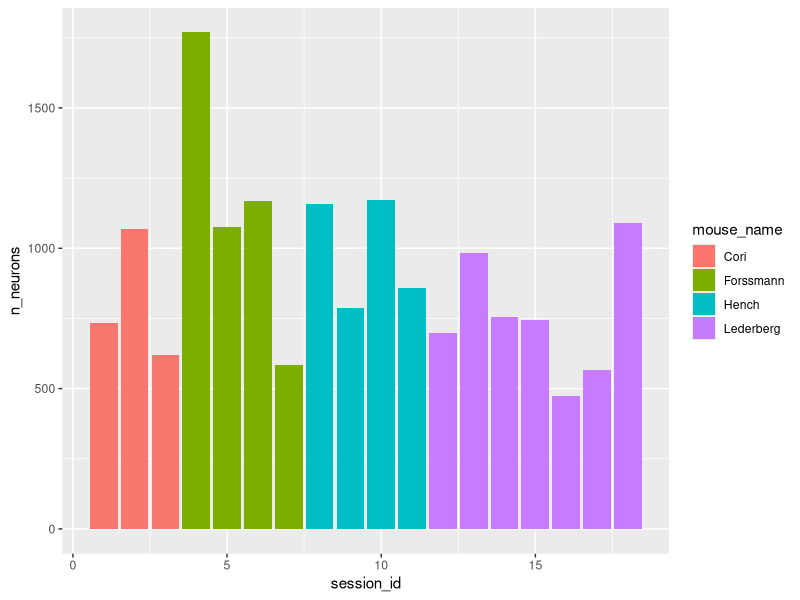
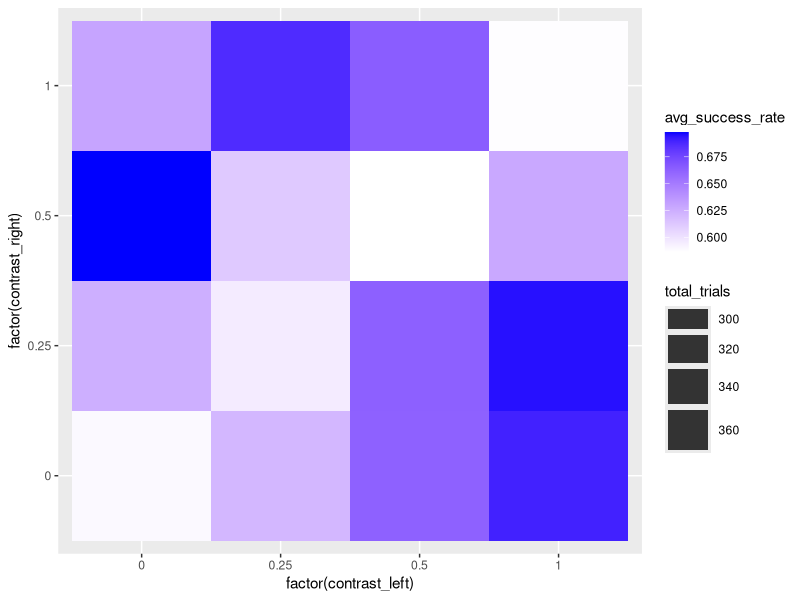
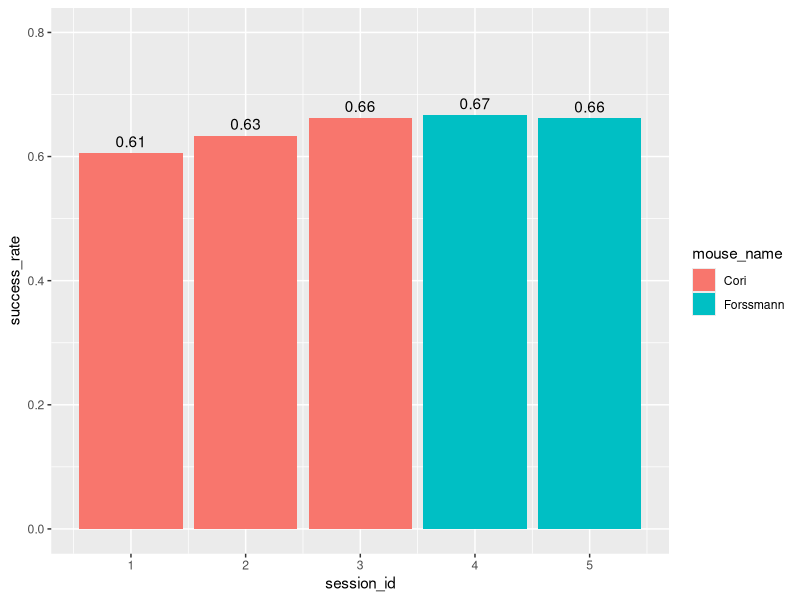
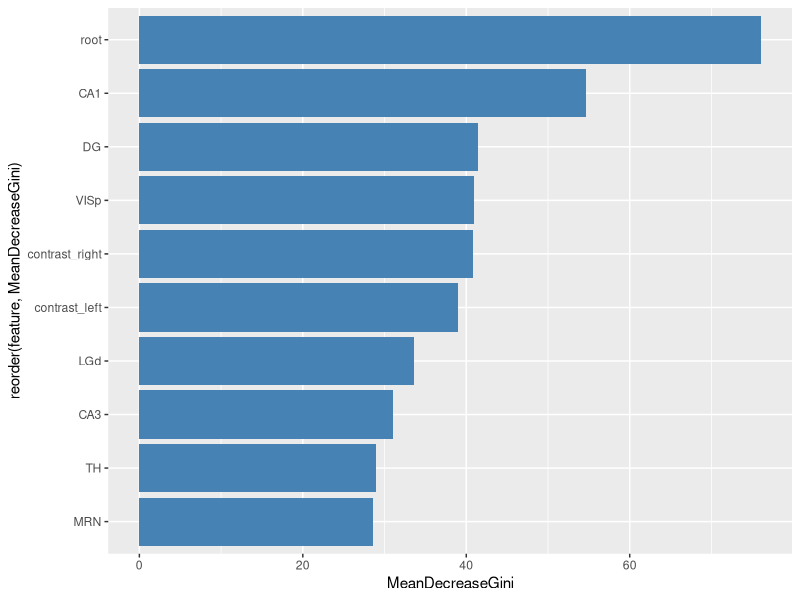

Source code (R) for these figures, in order:
## ---- chunk 1
knitr::opts_chunk$set(echo = TRUE, warning = FALSE, message = FALSE)
library(tidyverse)
library(ggplot2)
library(dplyr)
library(knitr)
library(kableExtra)
library(randomForest)
## ---- chunk 2
# Display session summary as formatted table
session_summary <- data.frame(
  session_id = 1:18,
  mouse_name = c("Cori", "Cori", "Cori", "Forssmann", "Forssmann", "Forssmann", "Forssmann", 
                "Hench", "Hench", "Hench", "Hench", "Lederberg", "Lederberg", "Lederberg", 
                "Lederberg", "Lederberg", "Lederberg", "Lederberg"),
  date_exp = c("2016-12-14", "2016-12-17", "2016-12-18", "2017-11-01", "2017-11-02", 
              "2017-11-04", "2017-11-05", "2017-06-15", "2017-06-16", "2017-06-17", 
              "2017-06-18", "2017-12-05", "2017-12-06", "2017-12-07", "2017-12-08", 
              "2017-12-09", "2017-12-10", "2017-12-11"),
  n_neurons = c(734, 1070, 619, 1769, 1077, 1169, 584, 1157, 788, 1172, 857, 698, 983, 
               756, 743, 474, 565, 1090),
  n_trials = c(114, 251, 228, 249, 254, 290, 252, 250, 372, 447, 342, 340, 300, 268, 
              404, 280, 224, 216),
  unique_brain_areas = c(8, 5, 11, 11, 10, 5, 8, 15, 12, 13, 6, 12, 15, 10, 8, 6, 6, 10)
)

kable(session_summary, caption = "Summary of Session Characteristics") %>%
  kable_styling(bootstrap_options = c("striped", "hover", "condensed"), 
                full_width = FALSE) %>%
  column_spec(1, bold = TRUE)
## ---- chunk 3
ggplot(session_summary, aes(x = session_id, y = n_neurons, fill = mouse_name)) +
  geom_bar(stat = "identity")
## ---- chunk 4
# Create sample data for contrast conditions
contrast_values <- c(0, 0.25, 0.5, 1)
trial_conditions_sample <- expand.grid(
  contrast_left = contrast_values,
  contrast_right = contrast_values,
  session_id = 1:18
) %>%
  group_by(contrast_left, contrast_right, session_id) %>%
  mutate(
    total_trials = sample(5:30, 1),
    success_count = rbinom(1, total_trials, 0.6 + 0.1 * abs(contrast_left - contrast_right)),
    failure_count = total_trials - success_count,
    success_rate = success_count / total_trials
  )

# Calculate average success rate by contrast combination
contrast_summary <- trial_conditions_sample %>%
  group_by(contrast_left, contrast_right) %>%
  summarize(
    avg_success_rate = mean(success_rate),
    total_trials = sum(total_trials),
    .groups = 'drop'
  )

# Create heatmap of success rates by contrast combination
ggplot(contrast_summary, aes(x = factor(contrast_left), y = factor(contrast_right), 
                            fill = avg_success_rate, size = total_trials)) +
  geom_tile() +
  scale_fill_gradient(low = "white", high = "blue")
## ---- chunk 5
# Create sample data for trial analysis
sample_trials <- data.frame(
  trial_id = c(98, 31, 64, 19, 113),
  contrast_left = c(0.25, 0.5, 0.25, 0.5, 0.25),
  contrast_right = c(1, 0, 1, 0.25, 1),
  feedback = c(1, 1, -1, 1, -1),
  n_neurons = rep(734, 5),
  n_time_bins = rep(40, 5),
  total_spikes = c(1036, 1252, 1131, 1410, 1319),
  avg_firing_rate = c(0.0352861, 0.04264305, 0.0385218, 0.04802452, 0.04492507)
)

kable(sample_trials, caption = "Neural Activity in Sample Trials from Session 1") %>%
  kable_styling(bootstrap_options = c("striped", "hover", "condensed"), 
                full_width = FALSE) %>%
  column_spec(1, bold = TRUE)
## ---- chunk 6
# Create dataframe for session success rates
session_rates <- data.frame(
  session_id = 1:5,
  mouse_name = c("Cori", "Cori", "Cori", "Forssmann", "Forssmann"),
  success_rate = c(0.6052632, 0.6334661, 0.6622807, 0.6666667, 0.6614173)
)

# Plot success rates
ggplot(session_rates, aes(x = session_id, y = success_rate, fill = mouse_name)) +
  geom_bar(stat = "identity") +
  geom_text(aes(label = sprintf("%.2f", success_rate)), vjust = -0.5) +
  ylim(0, 0.8)
## ---- chunk 7
# Create dataframe for mouse comparisons
mouse_comparison <- data.frame(
  mouse_name = c("Cori", "Forssmann", "Hench", "Lederberg"),
  n_sessions = c(3, 4, 4, 7),
  avg_neurons = c(807.67, 1149.75, 993.50, 758.43),
  avg_brain_areas = c(8.00, 8.50, 11.50, 9.57)
)

kable(mouse_comparison, caption = "Comparison of Neural Recording Characteristics Across Mice") %>%
  kable_styling(bootstrap_options = c("striped", "hover", "condensed"), 
                full_width = FALSE) %>%
  column_spec(1, bold = TRUE)
## ---- chunk 8
# Create dataframe for feature extraction results
feature_results <- data.frame(
  session_id = c(1, 5, 10, 15),
  n_trials = c(114, 254, 447, 404),
  n_features = rep(188, 4),
  success_rate = c(0.6052632, 0.6614173, 0.6196868, 0.7648515)
)

kable(feature_results, caption = "Feature Extraction Results for Sample Sessions") %>%
  kable_styling(bootstrap_options = c("striped", "hover", "condensed"), 
                full_width = FALSE) %>%
  column_spec(1, bold = TRUE)
## ---- chunk 9
# Create confusion matrix
conf_matrix <- matrix(c(48, 31, 246, 690), nrow = 2, 
                     dimnames = list(c("-1", "1"), c("-1", "1")))

# Calculate accuracy
accuracy <- (48 + 690) / sum(conf_matrix)

# Display confusion matrix
kable(conf_matrix, caption = "Confusion Matrix on Validation Set") %>%
  kable_styling(bootstrap_options = c("striped", "hover", "condensed"), 
                full_width = FALSE) %>%
  add_header_above(c(" " = 1, "Predicted" = 2))
## ---- chunk 10
# Create feature importance dataframe
importance_df <- data.frame(
  feature = c("root", "CA1", "DG", "VISp", "contrast_right", "contrast_left", 
             "LGd", "CA3", "TH", "MRN"),
  MeanDecreaseGini = c(76.09927, 54.70088, 41.41380, 40.96195, 40.82819, 
                      39.00135, 33.58296, 31.03169, 28.97220, 28.58136)
)

# Plot feature importance
ggplot(importance_df, aes(x = reorder(feature, MeanDecreaseGini), y = MeanDecreaseGini)) +
  geom_bar(stat = "identity", fill = "steelblue") +
  coord_flip() 
